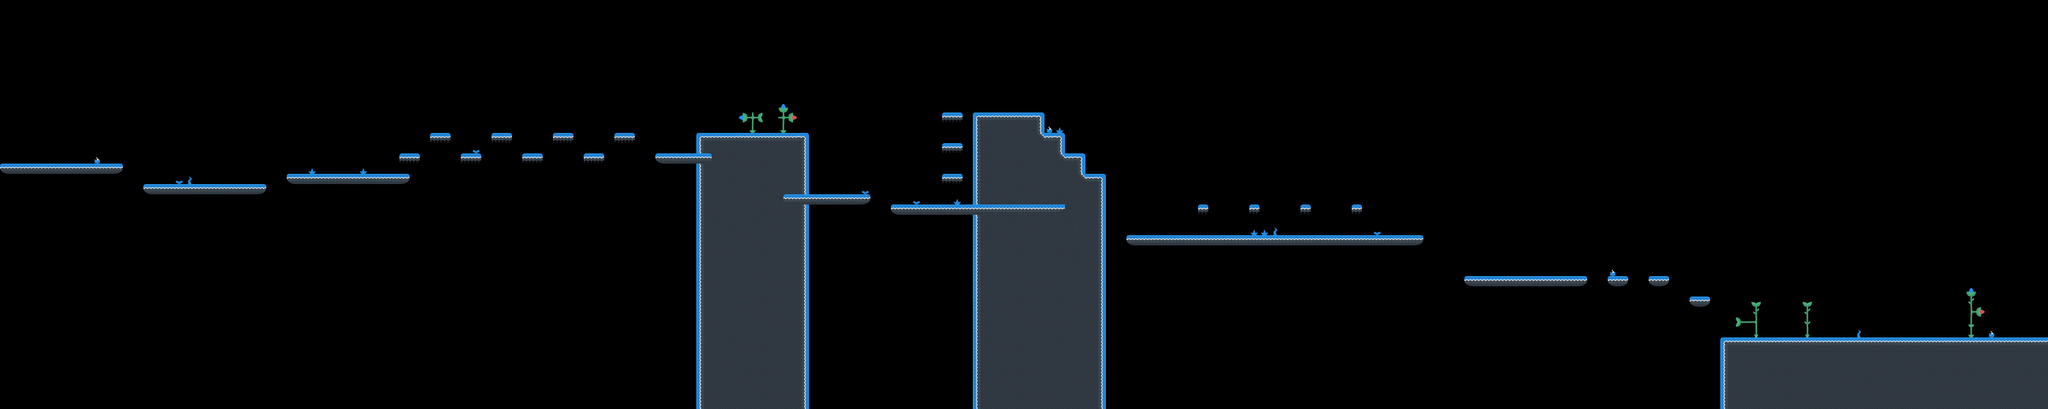

A 2D game scene composited from a Tiled map and its tileset images. What follows is a short description and the map's XML, with each tile layer's data collapsed to a summary:
An orthogonal 200x40 tile map with 16x16 px tiles, 2 tile layers (tileLayer, elementLayer), 2 tilesets and 95 objects (47x coin, 26x jump, 12x walker, 5x staticshooter, lou, ...).

<map version="1.2" tiledversion="1.3.0" orientation="orthogonal" renderorder="right-down" compressionlevel="0" width="200" height="40" tilewidth="16" tileheight="16" infinite="0" nextlayerid="11" nextobjectid="296">
    <tileset firstgid="1" name="world1" tilewidth="16" tileheight="16" spacing="4" margin="2" tilecount="38" columns="38">
        <image source="world1.png" width="760" height="20" />
    </tileset>
    <tileset firstgid="39" name="elements1" tilewidth="16" tileheight="16" spacing="4" margin="2" tilecount="40" columns="40">
        <image source="elements1.png" width="800" height="20" />
    </tileset>
    <layer id="9" name="tileLayer" width="200" height="40">
        <data>[8000 cells, 1001 non-empty, 15 distinct tile ids]</data>
    </layer>
    <objectgroup id="2" name="gameObjects">
        <object id="1" name="lou" x="16" y="224" width="16" height="32" />
        <object id="1" name="larry" x="16" y="224" width="16" height="32" />
        <object id="93" name="coin" x="144" y="224" width="16" height="16" />
        <object id="94" name="coin" x="160" y="224" width="16" height="16" />
        <object id="137" name="staticshooter" x="2192" y="336" width="16" height="32" />
        <object id="156" name="walker" x="2448" y="400" width="16" height="32" />
        <object id="157" name="walker" x="2400" y="400" width="16" height="32" />
        <object id="158" name="walker" x="2352" y="400" width="16" height="32" />
        <object id="159" name="walker" x="2304" y="400" width="16" height="32" />
        <object id="168" name="coin" x="2128" y="336" width="16" height="16" />
        <object id="169" name="coin" x="2144" y="336" width="16" height="16" />
        <object id="170" name="coin" x="2160" y="336" width="16" height="16" />
        <object id="171" name="coin" x="2176" y="336" width="16" height="16" />
        <object id="174" name="coin" x="2368" y="384" width="16" height="16" />
        <object id="175" name="coin" x="2384" y="384" width="16" height="16" />
        <object id="189" name="coin" x="256" y="256" width="16" height="16" />
        <object id="190" name="coin" x="272" y="256" width="16" height="16" />
        <object id="191" name="coin" x="288" y="256" width="16" height="16" />
        <object id="192" name="coin" x="304" y="256" width="16" height="16" />
        <object id="193" name="coin" x="352" y="256" width="16" height="16" />
        <object id="194" name="coin" x="368" y="256" width="16" height="16" />
        <object id="195" name="coin" x="384" y="256" width="16" height="16" />
        <object id="196" name="coin" x="400" y="256" width="16" height="16" />
        <object id="197" name="staticshooter" x="592" y="240" width="16" height="32" />
        <object id="198" name="walker" x="320" y="256" width="16" height="32" />
        <object id="199" name="walker" x="240" y="256" width="16" height="32" />
        <object id="200" name="walker" x="288" y="256" width="16" height="32" />
        <object id="201" name="walker" x="368" y="256" width="16" height="32" />
        <object id="202" name="coin" x="1904" y="272" width="16" height="16" />
        <object id="203" name="coin" x="1920" y="272" width="16" height="16" />
        <object id="204" name="coin" x="1984" y="272" width="16" height="16" />
        <object id="205" name="coin" x="2000" y="272" width="16" height="16" />
        <object id="206" name="coin" x="2064" y="272" width="16" height="16" />
        <object id="207" name="coin" x="2080" y="272" width="16" height="16" />
        <object id="208" name="walker" x="1824" y="336" width="16" height="32" />
        <object id="209" name="walker" x="1904" y="336" width="16" height="32" />
        <object id="210" name="exit" x="3152" y="496" width="16" height="32" />
        <object id="211" name="staticshooter" x="3024" y="496" width="16" height="32" />
        <object id="212" name="coin" x="2640" y="416" width="16" height="16" />
        <object id="213" name="coin" x="2656" y="416" width="16" height="16" />
        <object id="214" name="coin" x="2768" y="496" width="16" height="16" />
        <object id="215" name="coin" x="2784" y="496" width="16" height="16" />
        <object id="216" name="coin" x="2832" y="496" width="16" height="16" />
        <object id="217" name="coin" x="2848" y="496" width="16" height="16" />
        <object id="218" name="coin" x="2912" y="496" width="16" height="16" />
        <object id="219" name="coin" x="2896" y="496" width="16" height="16" />
        <object id="220" name="coin" x="2960" y="496" width="16" height="16" />
        <object id="221" name="coin" x="2976" y="496" width="16" height="16" />
        <object id="222" name="staticshooter" x="976" y="176" width="16" height="32" />
        <object id="223" name="coin" x="672" y="176" width="16" height="16" />
        <object id="224" name="coin" x="688" y="176" width="16" height="16" />
        <object id="225" name="coin" x="784" y="176" width="16" height="16" />
        <object id="226" name="coin" x="768" y="176" width="16" height="16" />
        <object id="227" name="coin" x="864" y="176" width="16" height="16" />
        <object id="228" name="coin" x="880" y="176" width="16" height="16" />
        <object id="245" name="walker" x="1296" y="272" width="16" height="32" />
        <object id="246" name="walker" x="1328" y="272" width="16" height="32" />
        <object id="247" name="coin" x="1280" y="192" width="16" height="16" />
        <object id="248" name="coin" x="1296" y="224" width="16" height="16" />
        <object id="249" name="coin" x="1312" y="256" width="16" height="16" />
        <object id="256" name="staticshooter" x="1600" y="144" width="16" height="32" />
        <object id="258" name="coin" x="1648" y="176" width="16" height="16" />
        <object id="259" name="coin" x="1680" y="208" width="16" height="16" />
        <object id="260" name="coin" x="1712" y="240" width="16" height="16" />
        <object id="261" name="coin" x="1744" y="272" width="16" height="16" />
        <object id="262" name="coin" x="1776" y="304" width="16" height="16" />
        <object id="263" name="coin" x="1808" y="336" width="16" height="16" />
        <object id="264" name="flyer" x="1440" y="256" width="16" height="16" />
    </objectgroup>
    <objectgroup id="5" name="interactionObjects">
        <object id="229" name="jump" x="624" y="240" width="16" height="16" />
        <object id="230" name="jump" x="640" y="240" width="16" height="16" />
        <object id="231" name="jump" x="672" y="208" width="16" height="16" />
        <object id="232" name="jump" x="688" y="208" width="16" height="16" />
        <object id="233" name="jump" x="720" y="240" width="16" height="16" />
        <object id="234" name="jump" x="736" y="240" width="16" height="16" />
        <object id="235" name="jump" x="768" y="208" width="16" height="16" />
        <object id="236" name="jump" x="784" y="208" width="16" height="16" />
        <object id="237" name="jump" x="816" y="240" width="16" height="16" />
        <object id="238" name="jump" x="832" y="240" width="16" height="16" />
        <object id="239" name="jump" x="864" y="208" width="16" height="16" />
        <object id="240" name="jump" x="880" y="208" width="16" height="16" />
        <object id="241" name="jump" x="912" y="240" width="16" height="16" />
        <object id="242" name="jump" x="928" y="240" width="16" height="16" />
        <object id="243" name="jump" x="960" y="208" width="16" height="16" />
        <object id="244" name="jump" x="976" y="208" width="16" height="16" />
        <object id="250" name="jump" x="1472" y="272" width="16" height="16" />
        </objectgroup>
    <layer id="10" name="elementLayer" width="200" height="40">
        <data>[8000 cells, 42 non-empty, 18 distinct tile ids]</data>
    </layer>
</map>
<!-- 10 of 95 objects omitted -->
